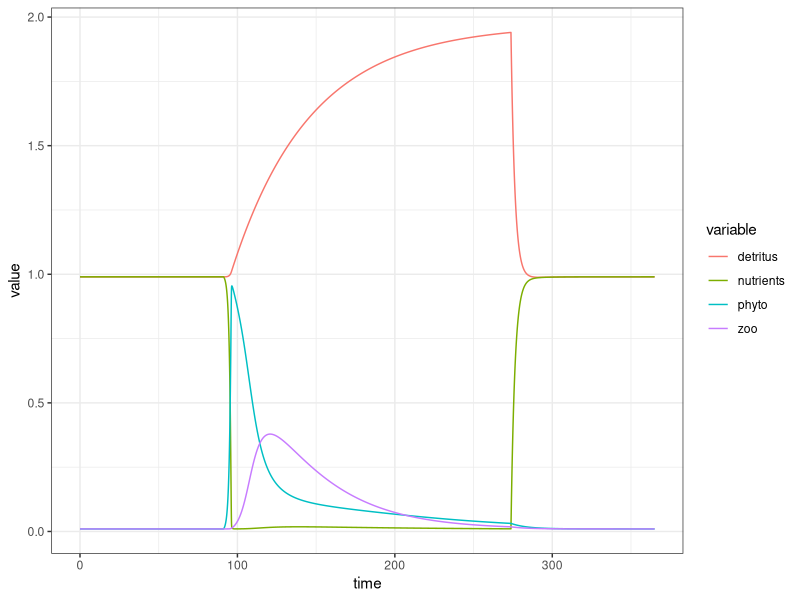

The R script that drew this image:
# Libraries --------------------------------------------------------------

library(dplyr)
library(ggplot2)
library(tidyr)

# Functions --------------------------------------------------------------

y <- function(t) {
  sin(((2 * pi * t) / T_period) - (pi / 2))
}

theta <- function(y) {
  y > 0
}

A_mix <- function(t) {
  theta(-y(t)) * a
}

growth_rate <- function(t, vars) {
  r * theta(y(t)) * (vars$nutrients**2 / (alpha**2 + vars$nutrients**2))
}

grazing <- function(t, vars) {
  g * theta(y(t)) * (1 - exp(-I * vars$phyto**2))
}

nutrients <- function(t, vars) {
  -vars$R * vars$phyto +
    vars$L_ZN * (vars$zoo - Z_0) +
    vars$L_PN * (vars$phyto - P_0) +
    L_D * vars$detritus +
    A_mix(t) * (vars$detritus - vars$nutrients) +
    SN_ext
}

zoo <- function(t, vars) {
  vars$G * vars$zoo - vars$L_Z * (vars$zoo - Z_0)
}

phyto <- function(t, vars) {
  vars$R * vars$phyto - vars$L_P * (vars$phyto - P_0) - vars$G * vars$zoo
}

detritus <- function(t, vars) {
  vars$L_ZD * (vars$zoo - Z_0) +
  vars$L_PD * (vars$phyto - P_0) -
  L_D * vars$detritus - A_mix(t) * (vars$detritus - vars$nutrients) + SD_ext
}

compute_state_vars <- function(t, vars) {
  c(nutrients(t, vars), zoo(t, vars), phyto(t, vars), detritus(t, vars))
}

L_PN <- function(t) {
  theta(y(t)) * eta + theta(-y(t)) * lambda
}

L_PD <- function(t) {
  theta(y(t)) * delta + theta(-y(t)) * lambda
}

L_ZN <- function(t, vars) {
  theta(y(t)) * nu + theta(-y(t)) * gamma
}

L_ZD <- function(t, vars) {
  theta(y(t)) * sigma + theta(-y(t)) * gamma
}

# Model parameters -------------------------------------------------------

t_0 <- 0
t_f <- 365
dt <- 0.05

time_seq <- seq(t_0, t_f, dt)

pb <- txtProgressBar(
  min = 0,
  max = length(time_seq),
  style = 3,
  width = 50,
  char = "="
)

# Constants --------------------------------------------------------------

T_period <- 365
r <- 1
alpha <- 0.1
I <- 1.2
g <- 0.5
a <- 0.2

gamma <- 0.05
delta <- 0.02
eta <- 0.01
lambda <- 0.05
nu <- 0.01
sigma <- 0.02

Z_0 <- 0.01
P_0 <- 0.01

L_D <- 0

SN_ext <- 0
SD_ext <- 0

# Initialize tracked variables -------------------------------------------
zeros <- rep(0, length(time_seq))

vars <- data.frame(
  "time" = seq(t_0, t_f, dt),
  "y" = zeros,
  "theta" = zeros,
  "R" = zeros,
  "G" = zeros,
  "L_PN" = zeros,
  "L_PD" = zeros,
  "L_ZN" = zeros,
  "L_ZD" = zeros,
  "L_Z" = zeros,
  "L_D" = zeros,
  "L_P" = zeros,
  "nutrients" = zeros,
  "zoo" = zeros,
  "phyto" = zeros,
  "detritus" = zeros
)

vars$nutrients[1] <- 0.99
vars$zoo[1] <- Z_0
vars$phyto[1] <- P_0
vars$detritus[1] <- 0.99

# Main model loop --------------------------------------------------------

for (i in 2:length(time_seq)) {
  t <- vars$time[i]
  vars_before <- vars[i - 1, ]

  vars$theta[i] <- theta(y(t))
  vars$R[i] <- growth_rate(t, vars_before)
  vars$G[i] <- grazing(t, vars_before)

  vars$L_PN[i] <- L_PN(t)
  vars$L_PD[i] <- L_PD(t)
  vars$L_ZN[i] <- L_ZN(t)
  vars$L_ZD[i] <- L_ZD(t)

  vars$L_Z[i] <- vars$L_ZN[i] + vars$L_ZD[i]
  vars$L_P[i] <- vars$L_PN[i] + vars$L_PD[i]

  # K1 <- compute_state_vars(t, vars_before)
  # K2 <- compute_state_vars(t + dt / 2, vars_before + dt / 2 * K1)
  # K3 <- compute_state_vars(t + dt / 2, vars_before + dt / 2 * K2)
  # K4 <- compute_state_vars(t + dt, vars_before + dt * K3)

  # K <- compute_state_vars(t, vars_before) + (dt / 6) * (K1 + 2 * K2 + 2 * K3 + K4)

  K <- compute_state_vars(t, vars_before)

  dNdt <- K[1]
  dZdt <- K[2]
  dPdt <- K[3]
  dDdt <- K[4]

  # dNdt <- 0
  # dZdt <- 0
  # dPdt <- 0
  # dDdt <- 0

  vars$nutrients[i] <- max(vars$nutrients[i - 1] + dNdt * dt, 0)
  vars$zoo[i] <- max(vars$zoo[i - 1] + dZdt * dt, 0)
  vars$phyto[i] <- max(vars$phyto[i - 1] + dPdt * dt, 0)
  vars$detritus[i] <- max(vars$detritus[i - 1] + dDdt * dt, 0)

  setTxtProgressBar(pb, i)
}

close(pb)

# Plot results -----------------------------------------------------------

# par(mfrow = c(3, 2))

# plot(vars$time, vars$theta, type = "l", col = "black")
# plot(vars$time, vars$R, type = "l", col = "black")
# plot(vars$time, vars$G, type = "l", col = "black")

# plot(vars$time, vars$nutrients, type = "l", col = "red", ylim = c(0, 2))
# plot(vars$time, vars$zoo, type = "l", col = "blue")
# plot(vars$time, vars$phyto, type = "l", col = "green")
# plot(vars$time, vars$detritus, type = "l", col = "yellow")

# plot(vars$time, vars$L_Z, type = "l")
# plot(vars$time, vars$L_P, type = "l")

vars |>
  select(time, nutrients, zoo, phyto, detritus) |>
  pivot_longer(nutrients:detritus, names_to = "variable", values_to = "value") |>
  ggplot(aes(x = time, y = value, color = variable)) +
  geom_line() +
  theme_bw()

# plot(vars$time, vars$L_PN, type = "l")
# lines(vars$time, vars$L_PD, type = "l")
# lines(vars$time, vars$L_ZN, type = "l")
# lines(vars$time, vars$L_ZD, type = "l")
